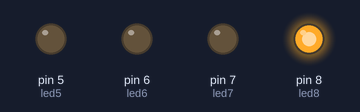
Simulated run of this sketch. Board: Arduino Uno, built with avr-gcc and run on an emulated ATmega328P. On the bench: output pins drawn as LEDs (lit = HIGH).

Above: at 0.3 s.
At 1.0 s:
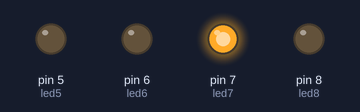
At 1.7 s:
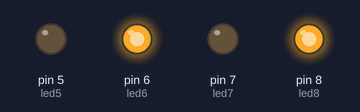
At 2.4 s:
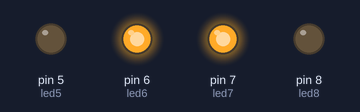
At 3.1 s:
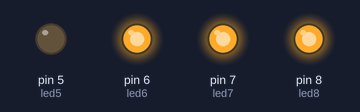
At 3.8 s:
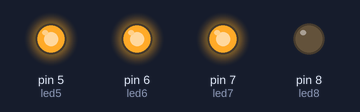
Timing chart, 0 to 5.5 s (numbered marks = the images above):
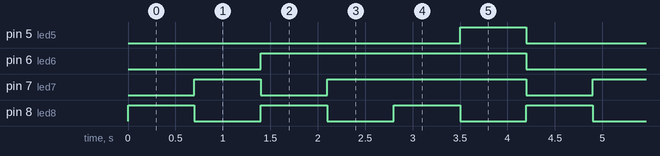

Measured:
- by itself, pin 5 (led5): alternates HIGH for 0.70 s and LOW for 3.5 s
- by itself, pin 6 (led6): alternates HIGH for 2.8 s and LOW for 1.4 s
- by itself, pin 7 (led7): repeats every 4.2 s: LOW 0.70 s, HIGH 2.1 s, LOW 0.70 s, HIGH 0.70 s
- by itself, pin 8 (led8): alternates HIGH for 0.70 s and LOW for 0.70 s

The sketch:

Programa_1.ino
```cpp
/************************************************************************
**                                                                     **
**                             TITOL: Programa_1                      **
**                                                                     **
**                                                                     **
**   Nom : Yassine hakar                             DATA: 12/01/2017  **
************************************************************************/

//****************************INCLUDE ***********************************

//*************************** VARIABLES *********************************

const int led5 = 5;          // donar nom al pin 5 de l’Arduino
const int led6 = 6;
const int led7 = 7;
const int led8 = 8;

//**************************** SERUP ************************************

void setup()
{
  pinMode(led5, OUTPUT);     // definir el pin 5 com una sortida
  pinMode(led6, OUTPUT);
  pinMode(led7, OUTPUT);
  pinMode(led8, OUTPUT);

  }

//******************************LOOP*************************************


void loop() {                        //inicia el bucle del probrama void loop()  {

    //1
      digitalWrite(led5, LOW);
      digitalWrite(led6, LOW);
      digitalWrite(led7, LOW);
      digitalWrite(led8, HIGH);

       delay(700);
   //2
      digitalWrite(led5, LOW);
      digitalWrite(led6, LOW);
      digitalWrite(led7, HIGH);
      digitalWrite(led8, LOW);

      delay(700);

  //3
      digitalWrite(led5, LOW);
      digitalWrite(led6, HIGH);
      digitalWrite(led7, LOW);
      digitalWrite(led8, HIGH);

    delay(700);
 //4
      digitalWrite(led5, LOW);
      digitalWrite(led6, HIGH);
      digitalWrite(led7, HIGH);
      digitalWrite(led8, LOW);
     delay(700);

//5
      digitalWrite(led5, LOW);
      digitalWrite(led6, HIGH);
      digitalWrite(led7, HIGH);
      digitalWrite(led8, HIGH);
   delay(700);

   //6
      digitalWrite(led5, HIGH);
      digitalWrite(led6, HIGH);
      digitalWrite(led7, HIGH);
      digitalWrite(led8, LOW);
  delay(700);
}
//****************************** FUNCIONES ******************************}
```
